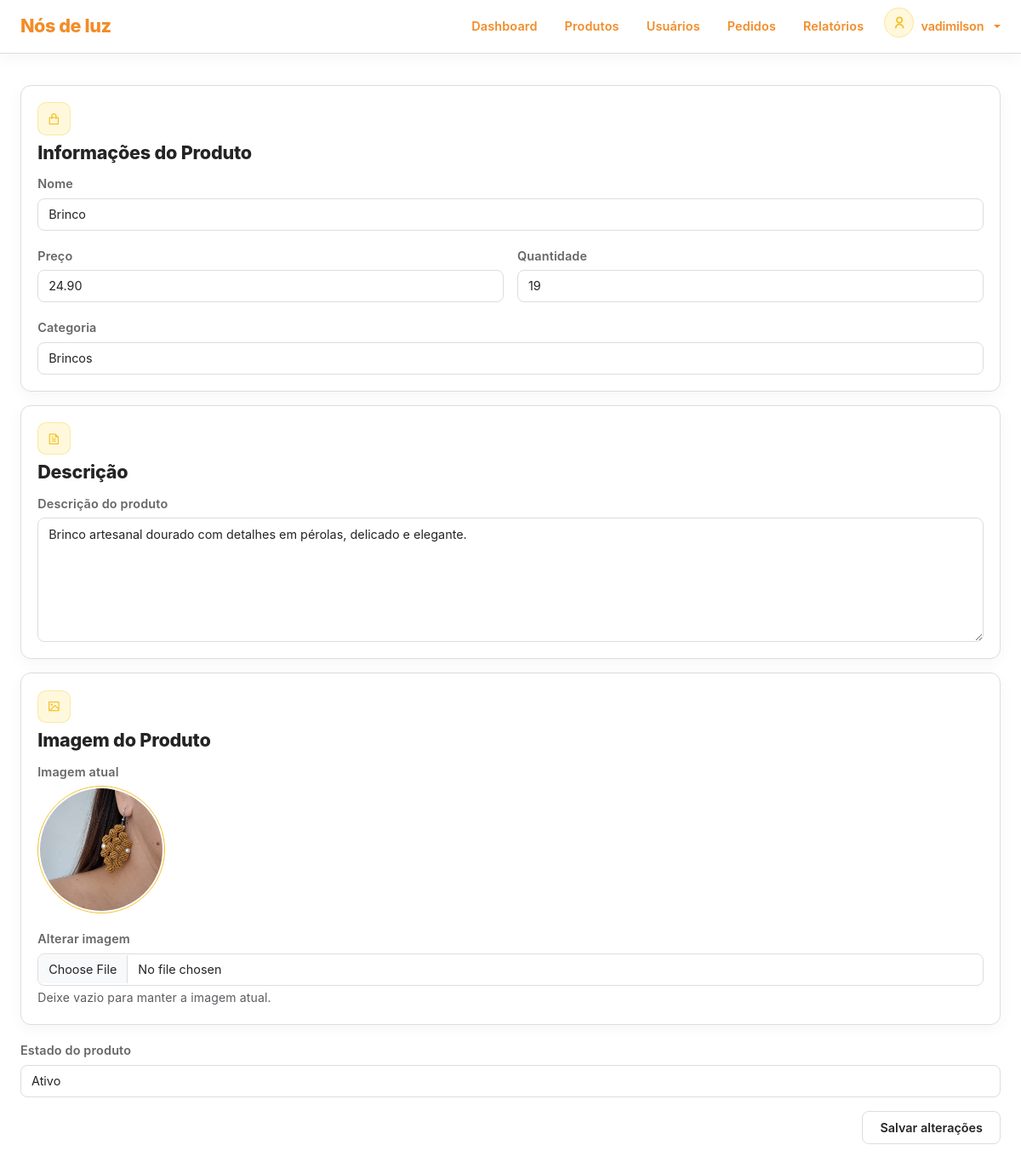
Before: /dashboard/product-edit.php?id=4 (signed in) with the older database file.
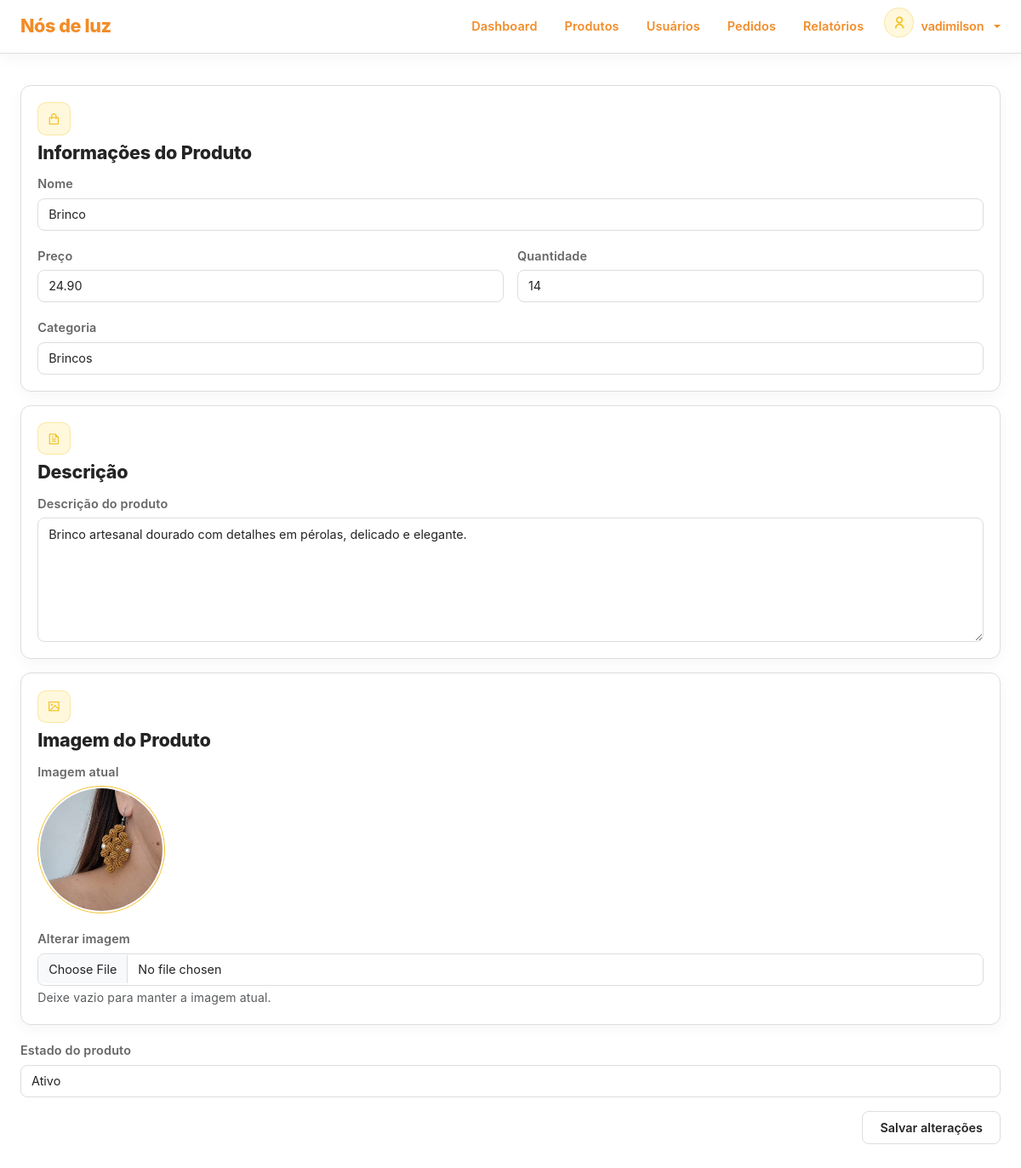
After: the same page with the newer database file.
### tables this page shows
CREATE TABLE `products` (
  `id` int(11) NOT NULL,
  `name` varchar(250) NOT NULL,
  `quantity` int(11) NOT NULL DEFAULT 0,
  `price` decimal(10,2) NOT NULL,
  `description` text NOT NULL,
  `image` varchar(256) NOT NULL,
  `category` varchar(50) NOT NULL,
  `estado` enum('ativo','desativado') NOT NULL DEFAULT 'ativo'
);

### app/config/config.php (called while the page is built, shortened)
<?php
function e(?string $value): string
{
    return htmlspecialchars($value ?? '', ENT_QUOTES, 'UTF-8');
}
?>

### dashboard/product-edit.php (the view, shortened to what the changed rows need)
<?php
require_once __DIR__ . '/../app/config/config.php';
require_once BASE_PATH . '/app/middleware/admin.php';
$id = (int) ($_GET['id'] ?? 0);
$stmt = mysqli_prepare(
    $conn,
    "SELECT id, name, quantity, price, description, image, category, estado
     FROM products
     WHERE id = ?"
);
mysqli_stmt_bind_param($stmt, "i", $id);
mysqli_stmt_execute($stmt);
$result = mysqli_stmt_get_result($stmt);
$product = mysqli_fetch_assoc($result);
require_once BASE_PATH . '/components/layout/head.php';
?>
<div class="custom-main-container min-vh-100 section-spacer">
    <div class="row g-3">
        <div class="col-12">
            <form
                action="<?= BASE_URL ?>app/controllers/product-controller.php"
                method="POST"
                enctype="multipart/form-data"
            >
                <div class="d-flex flex-column gap-3">
                    <div class="card no-hover">
                        <div class="card-body">
                            <div class="form-content">
                                <div class="form-body row g-3">
                                    <div class="form-field col-12">
                                        <label for="name">
                                            Nome
                                        </label>
                                        <input
                                            class="form-control"
                                            name="name"
                                            id="name"
                                            type="text"
                                            minlength="2"
                                            maxlength="250"
                                            value="<?= e($product['name']) ?>"
                                            required
                                        >
                                    </div>
                                    <div class="form-field col-6">
                                        <label for="price">
                                            Preço
                                        </label>
                                        <input
                                            class="form-control"
                                            name="price"
                                            id="price"
                                            type="number"
                                            min="0"
                                            step="0.01"
                                            value="<?= e($product['price']) ?>"
                                            required
                                        >
                                    </div>
                                    <div class="form-field col-6">
                                        <label for="quantity">
                                            Quantidade
                                        </label>
                                        <input
                                            class="form-control"
                                            name="quantity"
                                            id="quantity"
                                            type="number"
                                            min="0"
                                            step="1"
                                            value="<?= e($product['quantity']) ?>"
                                            required
                                        >
                                    </div>
                                    <div class="form-field col-12">
                                        <label for="category">
                                            Categoria
                                        </label>
                                        <input
                                            class="form-control"
                                            name="category"
                                            id="category"
                                            type="text"
                                            maxlength="50"
                                            value="<?= e($product['category']) ?>"
                                            required
                                        >
                                    </div>
                                </div>
                            </div>
                        </div>
                    </div>
                    <div class="card no-hover">
                        <div class="card-body">
                            <div class="form-content">
                                <div class="form-body row g-3">
                                    <div class="form-field col-12">
                                        <label for="description">
                                            Descrição do produto
                                        </label>
                                        <textarea
                                            class="form-control"
                                            name="description"
                                            id="description"
                                            rows="6"
                                            maxlength="5000"
                                            required
                                        ><?= e($product['description']) ?></textarea>
                                    </div>
                                </div>
                            </div>
                        </div>
                    </div>
                    <div class="card no-hover">
                        <div class="card-body">
                            <div class="form-content">
                                <div class="form-body row g-3">
                                    <div class="form-field col-12">
                                        <div>
                                            <img
                                                src="<?= BASE_URL . e($product['image']) ?>"
                                                alt="<?= e($product['name']) ?>"
                                                style="width: 150px; height: 150px; object-fit: cover;"
                                            >
                                        </div>
                                    </div>
                                </div>
                            </div>
                        </div>
                    </div>
                    <div class="form-field col-12">
                        <label for="estado">
                            Estado do produto
                        </label>
                        <select
                            class="form-control"
                            name="estado"
                            id="estado"
                            required
                        >
                            <option
                                value="ativo"
                                <?= $product['estado'] === 'ativo' ? 'selected' : '' ?>
                            >
                                Ativo
                            </option>
                        </select>
                    </div>
                </div>
            </form>
        </div>
    </div>
</div>

Changed rows visible on the page:
changed products "Brinco": quantity "19" → "14"
